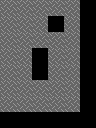

This game map was drawn from its Tiled (.tmx) file and the tilesets committed beside it. A one-line description and the full map source follow:
An orthogonal 6x8 tile map with 16x16 px tiles, 1 tile layer (Tile Layer 1), 2 tilesets and 3 objects.

<map version="1.10" tiledversion="1.10.2" orientation="orthogonal" renderorder="right-down" width="6" height="8" tilewidth="16" tileheight="16" infinite="0" nextlayerid="3" nextobjectid="8">
 <tileset firstgid="1" source="../../../../tools/soko/templateTiledProject/tilesheet.tsx" />
 <tileset firstgid="65" source="../../../../tools/soko/templateTiledProject/soko_entities.tsx" />
 <layer id="1" name="Tile Layer 1" width="6" height="8">
  <data encoding="csv">
2,2,2,2,2,0,
2,2,2,0,2,0,
2,2,2,2,2,0,
2,2,0,2,2,0,
2,2,0,2,2,0,
2,2,2,2,2,0,
2,2,2,2,2,0,
0,0,0,0,0,0
</data>
 </layer>
 <objectgroup id="2" name="entities">
  <object id="1" gid="65" x="0" y="112" width="16" height="16">
   <properties>
    <property name="gamemode" value="SOKO_EULER" />
   </properties>
  </object>
  <object id="6" gid="66" x="16" y="96" width="16" height="16">
   <properties>
    <property name="sticky" type="bool" value="true" />
   </properties>
  </object>
  <object id="7" gid="66" x="48" y="80" width="16" height="16">
   <properties>
    <property name="sticky" type="bool" value="true" />
   </properties>
  </object>
 </objectgroup>
</map>
